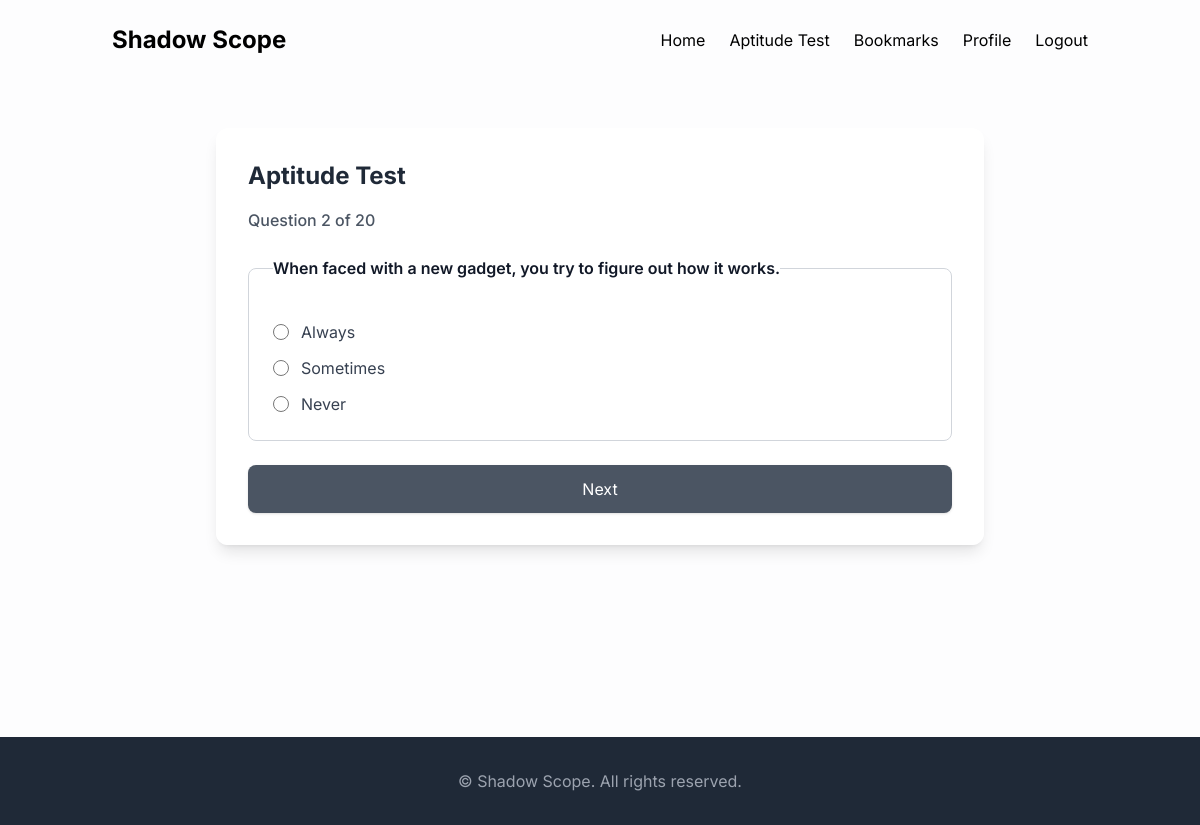
The page /assessments/question/1/1/ (signed in) on the database its author committed.
### assessments/models.py (models this page shows, shortened)
class Question(models.Model):
    text = models.TextField()
    is_active = models.BooleanField(default=True)
    topic = models.CharField(max_length=100, blank=True)

class Choice(models.Model):
    question = models.ForeignKey(Question, on_delete=models.CASCADE, related_name="choices")
    text = models.CharField(max_length=300)
    score = models.IntegerField(default=0)  # scoring basis for IQ

### assessments/views.py (the view, shortened to what this page needs)
# urls.py: path("question/<int:attempt_id>/<int:question_index>/", views.show_question, name="show_question"),
@login_required
def show_question(request, attempt_id, question_index):
    attempt = get_object_or_404(TestAttempt, id=attempt_id, user=request.user)
    questions = list(Question.objects.filter(is_active=True))
    if question_index >= len(questions):
        return redirect("submit_test", attempt_id=attempt.id)
    question = questions[question_index]
    return render(request, "assessments/question.html", {
        "attempt": attempt,
        "question": question,
        "question_index": question_index,
        "total_questions": len(questions),
        "choices": question.choices.all(),
    })

### templates/assessments/question.html (shortened to what this page needs)
{% extends "base.html" %}
{% block content %}
  <div class="max-w-3xl mx-auto bg-white bg-opacity-80 backdrop-blur-md shadow-lg rounded-xl p-8">
    <h2 class="text-2xl font-bold text-gray-800 mb-4">Aptitude Test</h2>
    <p class="progress text-gray-600 mb-6 font-medium">
      Question {{ question_index|add:1 }} of {{ total_questions }}
    </p>
    <form method="post" class="space-y-6">
      <fieldset class="border border-gray-300 rounded-lg p-6">
        <legend class="font-semibold text-gray-900 mb-4">
          {{ question.text }}
        </legend>
        <div class="space-y-3">
          {% for choice in choices %}
            <label class="flex items-center space-x-3 cursor-pointer">
              <input
                type="radio"
                name="choice"
                value="{{ choice.id }}"
                required
                class="h-4 w-4 text-blue-600 focus:ring-blue-500 border-gray-300"
              >
              <span class="text-gray-700">{{ choice.text }}</span>
            </label>
          {% endfor %}
        </div>
      </fieldset>
      <button
        type="submit"
        class="w-full bg-gray-600 text-white py-3 rounded-lg shadow hover:bg-orange-700 transition"
      >
        {% if question_index|add:1 == total_questions %}
          Finish Test
        {% else %}
          Next
        {% endif %}
      </button>
    </form>
  </div>
{% endblock %}

### templates/base.html (style rules this page uses)
body { font-family: 'Inter', sans-serif; }

### rows shown on the page
Question: text "When faced with a new gadget, you try to figure out how it works."
Choice: text "Always"
Choice: text "Sometimes"
Choice: text "Never"

### other values the page prints
{{ question_index|add:1 }} "2"
{{ total_questions }} "20"
